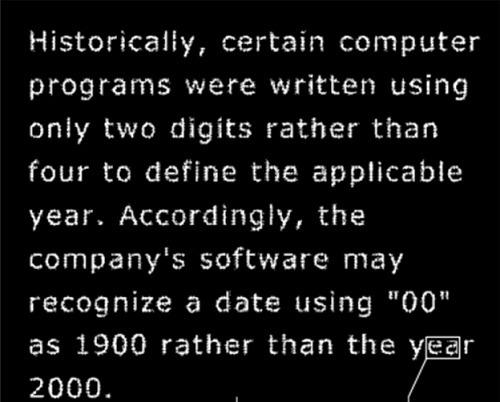
#> input picture python dersi/Görüntü işleme kodları/jh.jpg, 500 x 402 px
$ python morfoloji.py
#> lines starting #> are read from the running program, lines starting #| are printed output that depends on the picture
#> further down, image is the input picture: shape (402, 500); min 0, max 255, mean 21.3
import numpy as np
import cv2

def dilate(image, kernel):

    height, width = image.shape
#> height = 402; width = 500
    kernel_height, kernel_width = kernel.shape
    dilated_image = np.zeros((height, width), dtype=np.uint8)

    # Kenar pikselleri hariç tüm pikselleri dolaş
    for i in range(kernel_height // 2, height - kernel_height // 2):
        for j in range(kernel_width // 2, width - kernel_width // 2):
            max_pixel = 0
            # Kernel içindeki pikselleri dolaşarak maksimum değeri bul
            for ki in range(-kernel_height // 2, kernel_height // 2 + 1):
                for kj in range(-kernel_width // 2, kernel_width // 2 + 1):
                    pixel_value = image[i + ki, j + kj] + kernel[ki + kernel_height // 2, kj + kernel_width // 2]
                    max_pixel = max(max_pixel, pixel_value)
            dilated_image[i, j] = max_pixel
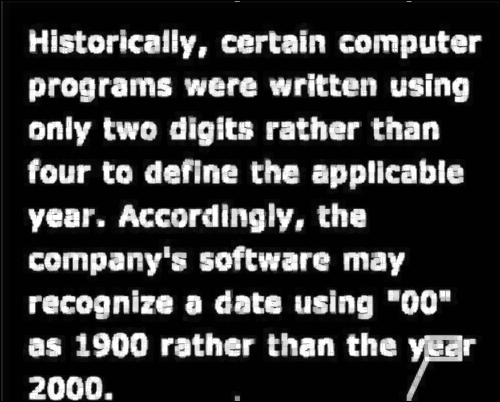
#> dilated_image: shape (402, 500); min 0, max 255, mean 53.4

    return dilated_image

# Test için bir örnek görüntü ve kernel oluşturalım
image = cv2.imread('jh.jpg', cv2.IMREAD_GRAYSCALE)

cv2.imshow("winname", image)
# Örnek kernel
kernel = np.array([[0, 1, 0],
                   [1, 1, 1],
                   [0, 1, 0]], dtype=np.uint8)

# Dilate işlemi
dilated_image = dilate(image, kernel)

# Sonuçları görüntüle
print("Original Image:")
print(image)
#> (printed output is left out)
print("\nDilated Image:")
print(dilated_image)
#> (printed output is left out)

$ run again, with python dersi/Görüntü işleme kodları/resim4.jpg copied over python dersi/Görüntü işleme kodları/jh.jpg
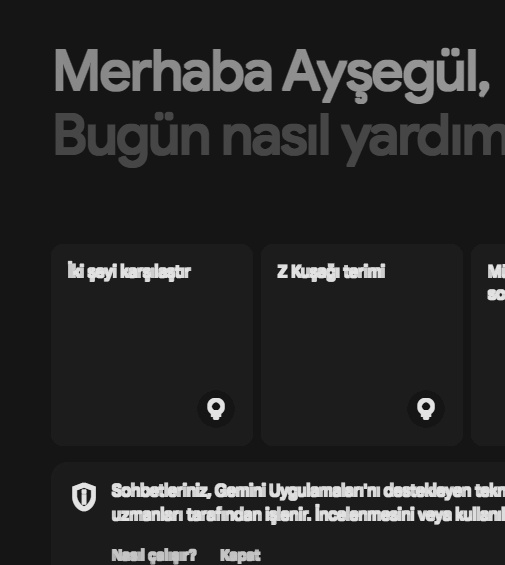
#> input picture python dersi/Görüntü işleme kodları/resim4.jpg, 505 x 565 px
#> image is the input picture: shape (565, 505); min 14, max 233, mean 38.5
#> after the loop in dilate, `for i in range(kernel_height // 2, height - kernel_height // 2):`:
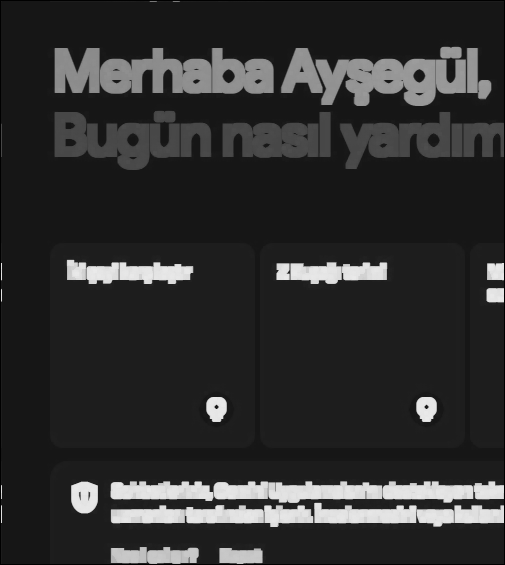
#> dilated_image: shape (565, 505); min 0, max 234, mean 46.8
#> (printed output is left out)
#> (printed output is left out)
